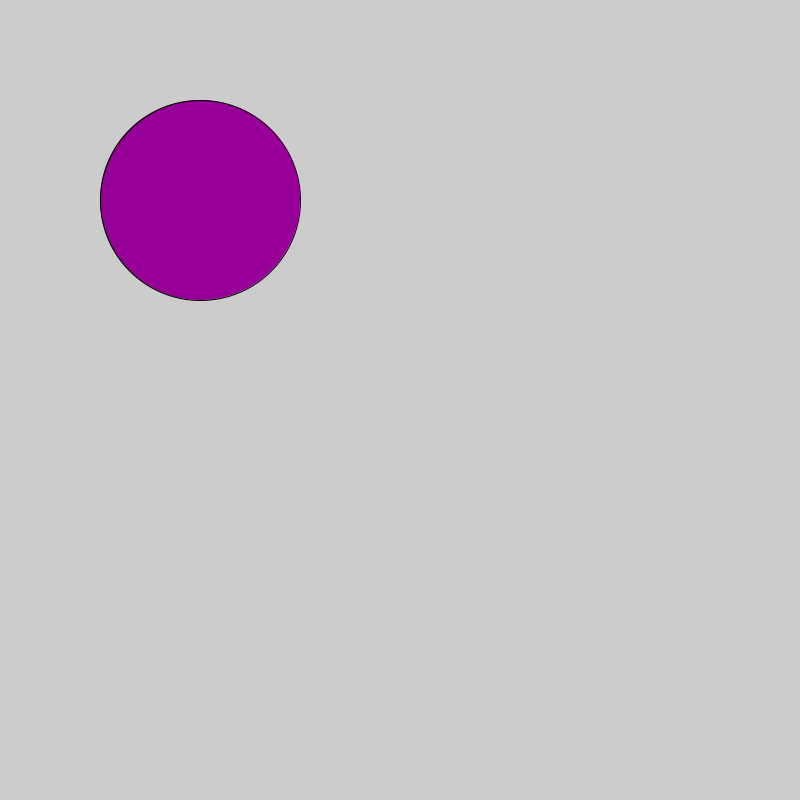
Frame 1 (no input)
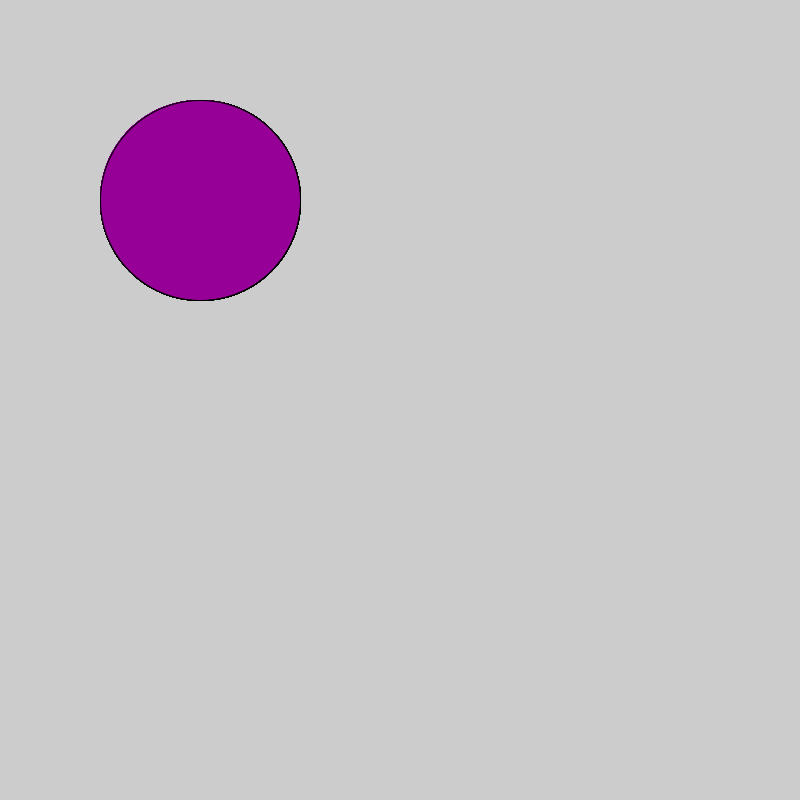
Frame 60 (the mouse pressed at the canvas centre just before this capture)
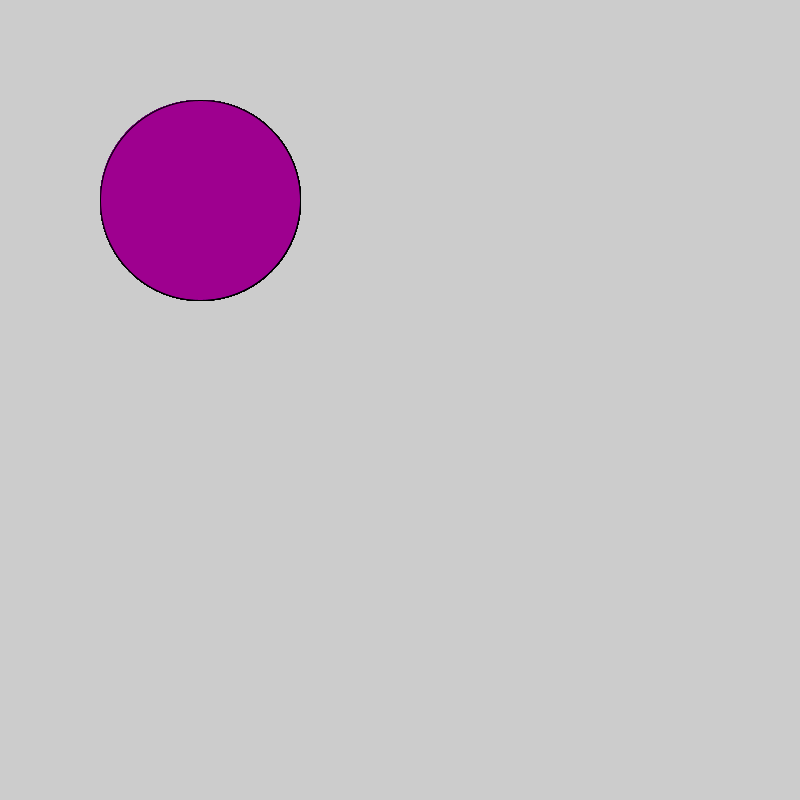
Frame 120 (the mouse held since frame 60 and released just before this capture)

The Processing sketch that drew these frames (run headless with seeded random() and noise(); from frame 60 on, the mouse is pressed at the canvas centre):

// Processing sketch: dot
// ── dot.pde
void setup() {
  size(800, 800);
}

void draw() {

  if (mousePressed)
  {
    fill(random(225), random(0), random(225));
    ellipse(200, 200, 200, 200);
  } else
  {
    fill(150, 0, 150);
    ellipse(200, 200, 200, 200);
  }
}
// Copyright Wintriss Technical Schools 2013
